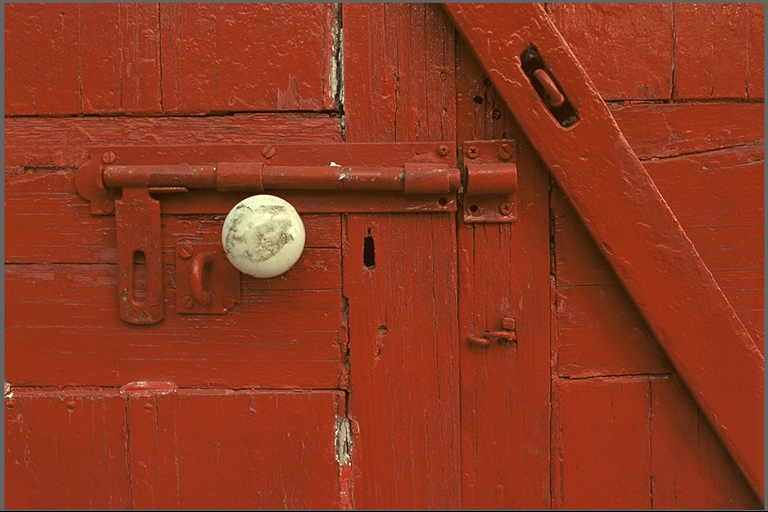
#> input picture kodim02.png, 768 x 512 px
$ python finalcode.py
#> lines starting #> are read from the running program, lines starting #| are printed output that depends on the picture; long printed decimals are rounded
# ==========================================================
# SOP1 + SOP2 + SOP3 (ENHANCED) — FAST VERSION (same logic, fixed speed)
#
# Stage 1: RGB Cube binning -> most frequent -> most distinct -> init palette
# Stage 2: Resize <=512 -> Sampling -> RGB->CIELAB -> Assign nearest -> Update means -> MSE stop
# Stage 3: ΔE76 de-duplicate (threshold=4) with reseeding from sampled pixels
#
# VIS FIX:
#   ✅ Quantized output is generated at proc_img resolution (NOT 256 preview)
#   ✅ imshow interpolation disabled (crisper display)
#   ✅ Figure size stays EXACTLY (12, 8)
# ==========================================================

from PIL import Image
import numpy as np
import matplotlib.pyplot as plt
from mpl_toolkits.mplot3d import Axes3D  # noqa: F401
import random
import math
import time
from skimage.color import rgb2lab, lab2rgb

# ----------------- PARAMETERS -----------------
IMAGE_PATH = "kodim02.png"

K = 10
CUBE_BINS = 16
COUNT_THRESHOLD = 1

SAMPLE_RATE = 0.25
MAX_ITER = 10
RANDOM_SEED = 1

PROCESS_MAX = 512

DELTA_E_THRESH = 3.5
SOP3_PASSES = 2
SOP3_CANDIDATES = 2500  # speed knob

SPHERE_POINTS = 5000

# Stage2 speed knob (prevents NxK memory blow-up on huge images)
CHUNK_SIZE = 120000  # 50k–300k depending on RAM


# ============================================================
# Helpers
# ============================================================
def resize_to_max(img, max_side=512):
    w, h = img.size
    if max(w, h) <= max_side:
        return img, False
    scale = max_side / float(max(w, h))
    new_w = int(round(w * scale))
    new_h = int(round(h * scale))
    try:
        resample = Image.Resampling.BILINEAR
    except AttributeError:
        resample = Image.BILINEAR
    return img.resize((new_w, new_h), resample), True


def rgb_list_to_lab_array(rgb_list_or_arr):
    """Accept list[(R,G,B)] or ndarray(N,3) uint8 -> lab (N,3) float32"""
    arr = np.asarray(rgb_list_or_arr, dtype=np.float32) / 255.0
    lab = rgb2lab(arr.reshape(-1, 1, 3)).reshape(-1, 3)
    return lab.astype(np.float32)


def lab_array_to_rgb_list(lab_arr):
    rgb = lab2rgb(lab_arr.reshape(-1, 1, 3)).reshape(-1, 3)
    rgb_u8 = np.clip(rgb * 255.0, 0, 255).astype(np.uint8)
    return [tuple(map(int, c)) for c in rgb_u8]


# ============================================================
# STAGE 1 — RGB CUBE (FAST vectorized)
# ============================================================
def build_rgb_cubes_fast(img, bins, count_threshold):
    arr = np.asarray(img, dtype=np.uint8)  # (H,W,3)
    pix = arr.reshape(-1, 3).astype(np.int32)  # (N,3)
    N = pix.shape[0]

    rb = (pix[:, 0] * bins) // 256
    gb = (pix[:, 1] * bins) // 256
    bb = (pix[:, 2] * bins) // 256

    cube_id = (rb * bins + gb) * bins + bb
    B3 = bins * bins * bins

    counts = np.bincount(cube_id, minlength=B3).astype(np.int32)
    sum_r = np.bincount(cube_id, weights=pix[:, 0], minlength=B3)
    sum_g = np.bincount(cube_id, weights=pix[:, 1], minlength=B3)
    sum_b = np.bincount(cube_id, weights=pix[:, 2], minlength=B3)

    mask = counts >= count_threshold
    idxs = np.nonzero(mask)[0]

    initc = []
    initn = []
    for cid in idxs:
        c = counts[cid]
        mr = int(sum_r[cid] // c)
        mg = int(sum_g[cid] // c)
        mb = int(sum_b[cid] // c)
        initc.append((mr, mg, mb))
        initn.append(int(c))

    print(f"Stage 1: Candidate colors initc = {len(initc)} (from {N:,} pixels)")
    return initc, initn


def squared_euclidean_rgb(c1, c2):
    dr = c1[0] - c2[0]
    dg = c1[1] - c2[1]
    db = c1[2] - c2[2]
    return dr*dr + dg*dg + db*db


def initial_palette_generation(initc, initn, K):
    N = len(initc)
    if N == 0:
        return []
    K = min(K, N)

    selected = [False] * N
    palette = []

    j = max(range(N), key=lambda i: initn[i])
    selected[j] = True
    palette.append(initc[j])

    while len(palette) < K:
        best_i, best_score = None, -1.0
        for i in range(N):
            if selected[i]:
                continue
            dist_i = min(squared_euclidean_rgb(initc[i], p) for p in palette)
            score = dist_i * math.sqrt(initn[i])
            if score > best_score:
                best_score, best_i = score, i
        if best_i is None:
            break
        selected[best_i] = True
        palette.append(initc[best_i])

    print(f"Stage 1: Initialized palette size = {len(palette)}")
    return palette


# ============================================================
# STAGE 2 INPUT — Sampling (Huang discrete rates)
# ============================================================
def block_sample_pixels(img, sampling_rate):
    W, H = img.size

    if abs(sampling_rate - 1.0) < 1e-9:
        sampled = np.asarray(img, dtype=np.uint8).reshape(-1, 3)
        print(f"Stage 2: Sampling rate 1.0 -> {len(sampled):,} pixels")
        return sampled

    sampled = []
    if abs(sampling_rate - 0.5) < 1e-9:
        bs, spb = 2, 2
    elif abs(sampling_rate - 0.25) < 1e-9:
        bs, spb = 2, 1
    elif abs(sampling_rate - 0.125) < 1e-9:
        bs, spb = 4, 2
    elif abs(sampling_rate - 0.0625) < 1e-9:
        bs, spb = 4, 1
    elif abs(sampling_rate - 0.03125) < 1e-9:
        bs, spb = 8, 2
    else:
        print(f"Stage 2: Sampling rate {sampling_rate} not in Huang set -> random sampling")
        for y in range(H):
            for x in range(W):
                if random.random() < sampling_rate:
                    sampled.append(img.getpixel((x, y)))
        sampled = np.asarray(sampled, dtype=np.uint8).reshape(-1, 3)
        print(f"Stage 2: Random sampled -> {len(sampled):,} pixels")
        return sampled

    for by in range(0, H, bs):
        for bx in range(0, W, bs):
            coords = [(x, y)
                      for y in range(by, min(by + bs, H))
                      for x in range(bx, min(bx + bs, W))]
            if not coords:
                continue
            chosen = random.sample(coords, min(spb, len(coords)))
            for (x, y) in chosen:
                sampled.append(img.getpixel((x, y)))

    sampled = np.asarray(sampled, dtype=np.uint8).reshape(-1, 3)
    eff = len(sampled) / float(W * H)
    print(f"Stage 2: Block sampling rate={sampling_rate} -> {len(sampled):,} pixels (eff~{eff:.5f})")
    return sampled


# ============================================================
# STAGE 2 — Fast K-Means in CIELAB (FAST chunked assignment)
# ============================================================
def init_centroids_from_palette_lab(palette_rgb):
    return rgb_list_to_lab_array(palette_rgb).astype(np.float32)


def fast_kmeans_refine_lab_fast(sampled_rgb_u8, initial_palette_rgb, max_iter=10, chunk_size=120000):
    if sampled_rgb_u8 is None or len(sampled_rgb_u8) == 0:
        return initial_palette_rgb, [], None, None, None

    sampled_lab = rgb_list_to_lab_array(sampled_rgb_u8)
    N = sampled_lab.shape[0]

    centroids = init_centroids_from_palette_lab(initial_palette_rgb)
    Kc = centroids.shape[0]

    mse_hist = []
    prev_mse = None
    last_counts = None

    for it in range(max_iter):
        counts = np.zeros(Kc, dtype=np.int32)
        sums = np.zeros((Kc, 3), dtype=np.float64)
        mse_sum = 0.0

        for start in range(0, N, chunk_size):
            end = min(start + chunk_size, N)
            chunk = sampled_lab[start:end]

            diff = chunk[:, None, :] - centroids[None, :, :]
            d2 = np.sum(diff * diff, axis=2)
            labels = np.argmin(d2, axis=1)
            min_d2 = d2[np.arange(len(chunk)), labels]

            mse_sum += float(np.sum(min_d2))

            counts += np.bincount(labels, minlength=Kc).astype(np.int32)
            for ch in range(3):
                sums[:, ch] += np.bincount(labels, weights=chunk[:, ch], minlength=Kc)

        mse = mse_sum / float(N)
        mse_hist.append(mse)
        print(f"[Stage2-Lab] Iter {it}: MSE_Lab = {mse:.2f}")

        if prev_mse is not None and mse >= prev_mse:
            break
        prev_mse = mse

        mask = counts > 0
        centroids[mask] = (sums[mask] / counts[mask, None]).astype(np.float32)

        lens = np.sum(centroids * centroids, axis=1)
        order = np.argsort(lens)
        centroids = centroids[order]
        counts = counts[order]
        last_counts = counts.copy()

    final_palette_rgb = lab_array_to_rgb_list(centroids)
    return final_palette_rgb, mse_hist, centroids, last_counts, sampled_lab


# ============================================================
# SOP3 — ΔE de-dup + reseed
# ============================================================
def delta_e76_matrix(lab_arr):
    diff = lab_arr[:, None, :] - lab_arr[None, :, :]
    d2 = np.sum(diff * diff, axis=2)
    return np.sqrt(np.maximum(d2, 0.0))


# [18 lines left out: function pick_reseed_candidate, not called in this run]


def enforce_perceptual_separation(sampled_lab, palette_lab, counts, thresh=4.0, passes=2, max_candidates=2000):
    pal = palette_lab.copy()
    cnt = counts.copy() if counts is not None else np.ones((pal.shape[0],), dtype=np.int32)

    for _ in range(passes):
        de = delta_e76_matrix(pal)
        np.fill_diagonal(de, np.inf)

        i, j = np.unravel_index(np.argmin(de), de.shape)
        min_de = float(de[i, j])
        if min_de >= thresh:
            break

        keep, drop = (i, j) if cnt[i] >= cnt[j] else (j, i)
        pal[drop] = pick_reseed_candidate(sampled_lab, pal, max_candidates=max_candidates)
        cnt[drop] = 0

    return pal


# ============================================================
# VISUALS (CRISP + ACCURATE)
# ============================================================
def make_swatch_image(palette_rgb, swatch_h=70, w_per=50):
    img = Image.new("RGB", (w_per * len(palette_rgb), swatch_h))
    for i, c in enumerate(palette_rgb):
        c = tuple(map(int, c))
        for x in range(i * w_per, (i + 1) * w_per):
            for y in range(swatch_h):
                img.putpixel((x, y), c)
    return img


def quantize_lab_image_fullres(img, palette_rgb, chunk_size=120000):
    """
    Quantize at img resolution using Lab nearest centroid (chunked).
    Returns PIL image same size as img.
    """
    arr_rgb = np.asarray(img, dtype=np.float32) / 255.0  # (H,W,3)
    lab_img = rgb2lab(arr_rgb).astype(np.float32)

    H, W = lab_img.shape[:2]
    lab_flat = lab_img.reshape(-1, 3)

    pal_lab = rgb_list_to_lab_array(palette_rgb).astype(np.float32)
    pal_rgb = np.asarray(palette_rgb, dtype=np.uint8)

    out_flat = np.empty((lab_flat.shape[0], 3), dtype=np.uint8)

    for start in range(0, lab_flat.shape[0], chunk_size):
        end = min(start + chunk_size, lab_flat.shape[0])
        chunk = lab_flat[start:end]
        d2 = np.sum((chunk[:, None, :] - pal_lab[None, :, :]) ** 2, axis=2)
        idx = np.argmin(d2, axis=1)
        out_flat[start:end] = pal_rgb[idx]

    out = out_flat.reshape(H, W, 3)
    return Image.fromarray(out)


def plot_lab_sphere(ax, pixels_rgb, title, max_points=5000):
    pts = np.asarray(pixels_rgb, dtype=np.uint8)
    if len(pts) > max_points:
        idx = np.random.choice(len(pts), max_points, replace=False)
        pts = pts[idx]

    lab = rgb2lab((pts.astype(np.float32) / 255.0).reshape(-1, 1, 3)).reshape(-1, 3)
    L, a, b = lab[:, 0], lab[:, 1], lab[:, 2]

    ax.set_xlim(-128, 128)
    ax.set_ylim(-128, 128)
    ax.set_zlim(0, 100)
    ax.set_xlabel("a* (green ↔ red)")
    ax.set_ylabel("b* (blue ↔ yellow)")
    ax.set_zlabel("L* (lightness)")
    ax.set_title(title)

    theta = np.linspace(0, 2 * np.pi, 200)
    r = 80
    ax.plot(r*np.cos(theta), r*np.sin(theta), np.full_like(theta, 50),
            linestyle="--", linewidth=1)
    ax.plot([0, 0], [0, 0], [0, 100], color="black", linewidth=2)

    ax.scatter(a, b, L, c=pts.astype(np.float32) / 255.0, s=2, alpha=0.6)


# ============================================================
# MAIN
# ============================================================
if __name__ == "__main__":
    random.seed(RANDOM_SEED)
    np.random.seed(RANDOM_SEED)

    t_total0 = time.perf_counter()

    orig = Image.open(IMAGE_PATH).convert("RGB")
#> orig is the input picture: PIL image 768x512 RGB; mean R, G, B 142.9, 56.4, 31.2
    pixels_all = np.asarray(orig, dtype=np.uint8).reshape(-1, 3)

    # ---------- STAGE 1 ----------
    t_s10 = time.perf_counter()
    initc, initn = build_rgb_cubes_fast(orig, CUBE_BINS, COUNT_THRESHOLD)
#> in build_rgb_cubes_fast, `counts = np.bincount(cube_id, minlength=B3).astype(np.int32)`: counts = 4096 values, max 160741 at index 2353, min 0 at index 1, mean 96
#> in build_rgb_cubes_fast, `sum_r = np.bincount(cube_id, weights=pix[:, 0], minlength=B3)`: sum_r = 4096 values, max 24509659 at index 2353, min 0 at index 0, mean 13714.2
#> in build_rgb_cubes_fast, `sum_g = np.bincount(cube_id, weights=pix[:, 1], minlength=B3)`: sum_g = 4096 values, max 8302937 at index 2353, min 0 at index 0, mean 5410.9
#> in build_rgb_cubes_fast, `sum_b = np.bincount(cube_id, weights=pix[:, 2], minlength=B3)`: sum_b = 4096 values, max 3978353 at index 2353, min 0 at index 0, mean 2996.1
#> in build_rgb_cubes_fast, `idxs = np.nonzero(mask)[0]`: idxs = 247 values from 0 to 4095
#> the loop in build_rgb_cubes_fast, `for cid in idxs:` made 247 passes
#> (cid, c, mr, mg, mb) on passes 2 to 4: (256, 50, 29, 8, 1), (512, 671, 37, 12, 1), (528, 1437, 41, 20, 4)
#> after the loop in build_rgb_cubes_fast, `for cid in idxs:`: initc = 247 items, first 6: (0, 0, 0), (29, 8, 1), (37, 12, 1), (41, 20, 4), (46, 29, 16), (53, 12, 0); initn = 247 values, max 160741 at index 91, min 1 at index 20, mean 1592
#| Stage 1: Candidate colors initc = 247 (from 393,216 pixels)
    initialized_palette = initial_palette_generation(initc, initn, K=K)
#> in initial_palette_generation, `N = len(initc)`: N = 247
#> in initial_palette_generation, `K = min(K, N)`: K = 10
#> in initial_palette_generation, `selected = [False] * N`: selected = 247 items, first 6: False, False, False, False, False, False
#> in initial_palette_generation, `j = max(range(N), key=lambda i: initn[i])`: j = 91
#> the loop in initial_palette_generation, `while len(palette) < K:` made 9 passes
#| Stage 1: Initialized palette size = 10
    t_s11 = time.perf_counter()
    stage1_time = t_s11 - t_s10

    # ---------- STAGE 2 ----------
    proc_img, resized = resize_to_max(orig, PROCESS_MAX)
    pw, ph = proc_img.size
    sampled_pixels = block_sample_pixels(proc_img, SAMPLE_RATE)
#| Stage 2: Block sampling rate=0.25 -> 43,776 pixels (eff~0.2507)

    print("\nStage 2: RGB→CIELAB, Assign Nearest, Update Means, MSE Stop... (FAST)")
    t_s20 = time.perf_counter()
    stage2_palette_rgb, mse_hist, stage2_palette_lab, stage2_counts, sampled_lab = fast_kmeans_refine_lab_fast(
        sampled_pixels, initialized_palette, max_iter=MAX_ITER, chunk_size=CHUNK_SIZE
    )
    t_s21 = time.perf_counter()
    stage2_time = t_s21 - t_s20

    final_mse = mse_hist[-1] if mse_hist else 0.0

    # ---------- STAGE 3 ----------
    if stage2_palette_lab is not None:
        fixed_palette_lab = enforce_perceptual_separation(
            sampled_lab=sampled_lab,
            palette_lab=stage2_palette_lab,
            counts=stage2_counts,
            thresh=DELTA_E_THRESH,
            passes=SOP3_PASSES,
            max_candidates=SOP3_CANDIDATES
        )
        final_palette_rgb = lab_array_to_rgb_list(fixed_palette_lab)
        print(f"[SOP3] Applied perceptual separation: ΔE76 threshold = {DELTA_E_THRESH}")
    else:
        final_palette_rgb = stage2_palette_rgb

    t_total1 = time.perf_counter()
    total_time = t_total1 - t_total0

    print("\n====================")
    print(f"ENH Total Runtime: {total_time:.4f}s")
    print(f"Stage1 Runtime:    {stage1_time:.4f}s")
    print(f"Stage2 Runtime:    {stage2_time:.4f}s")
    print(f"Final MSE_Lab:     {final_mse:.2f}")
#| Final MSE_Lab:     16.55
    print("====================\n")

    # ---------- VISUALS (ACCURATE + CRISP) ----------
    quant = quantize_lab_image_fullres(proc_img, final_palette_rgb, chunk_size=CHUNK_SIZE)
#> in quantize_lab_image_fullres, `out = out_flat.reshape(H, W, 3)`:
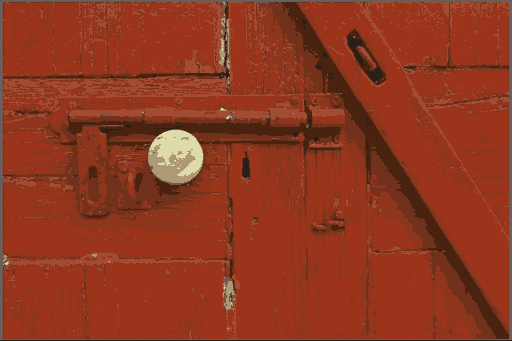
#> out: shape (341, 512, 3); mean of channels 0, 1, 2 142.5, 55.8, 31.2; drawn as R, G, B
    swatch = make_swatch_image(final_palette_rgb)
#> the loop in make_swatch_image, `for i, c in enumerate(palette_rgb):` made 10 passes
#> c on passes 1 to 8: (40, 30, 26), (73, 35, 15), (102, 97, 95), (122, 84, 70), (114, 49, 26), (142, 54, 29), (163, 76, 52), (155, 52, 26)
#> after the loop in make_swatch_image, `for i, c in enumerate(palette_rgb):`:
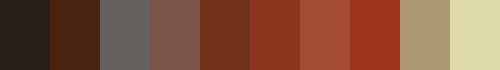
#> img: PIL image 500x70 RGB; mean R, G, B 130.6, 84.9, 62.6

    # ✅ KEEP FIGURE SIZE EXACTLY LIKE YOURS
    fig = plt.figure(figsize=(12, 8))
    gs = fig.add_gridspec(2, 2, height_ratios=[3, 2], hspace=0.35, wspace=0.25)

    fig.suptitle(
        f"ENHANCED SOP1+SOP2+SOP3 | Total={total_time:.4f}s | Stage1={stage1_time:.4f}s | Stage2={stage2_time:.4f}s\n"
        f"MSE_Lab={final_mse:.2f} | K={K} | Proc={pw}×{ph} | SampleRate={SAMPLE_RATE} | ΔE≥{DELTA_E_THRESH}",
        fontsize=12, fontweight="bold"
    )

    ax1 = fig.add_subplot(gs[0, 0])
    ax1.imshow(orig, interpolation="nearest")
    ax1.set_title("Original image (input)")
    ax1.axis("off")

    ax2 = fig.add_subplot(gs[0, 1])
    ax2.imshow(quant, interpolation="nearest")
    ax2.set_title("Quantized Output")
    ax2.axis("off")

    ax3 = fig.add_subplot(gs[1, 0], projection="3d")
    plot_lab_sphere(ax3, pixels_all, "CIELAB Sphere (a*, b*, L*)", max_points=SPHERE_POINTS)

    ax4 = fig.add_subplot(gs[1, 1])
    ax4.imshow(np.asarray(swatch, dtype=np.uint8), interpolation="nearest")
    ax4.set_title("Final palette swatch (RGB view)")
    ax4.axis("off")

    plt.tight_layout()
    plt.show()
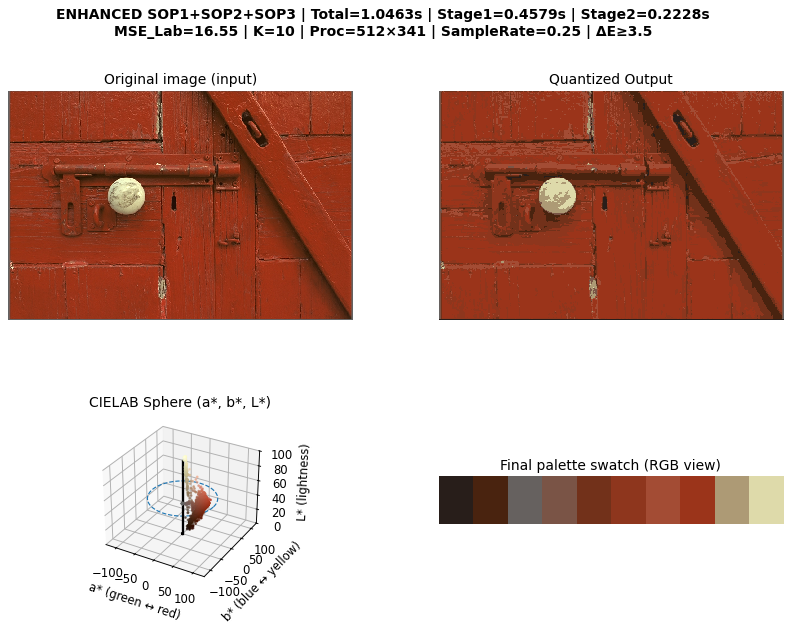
#> figure drawn by matplotlib, 4 panels

$ run again, with kodim01.png copied over kodim02.png
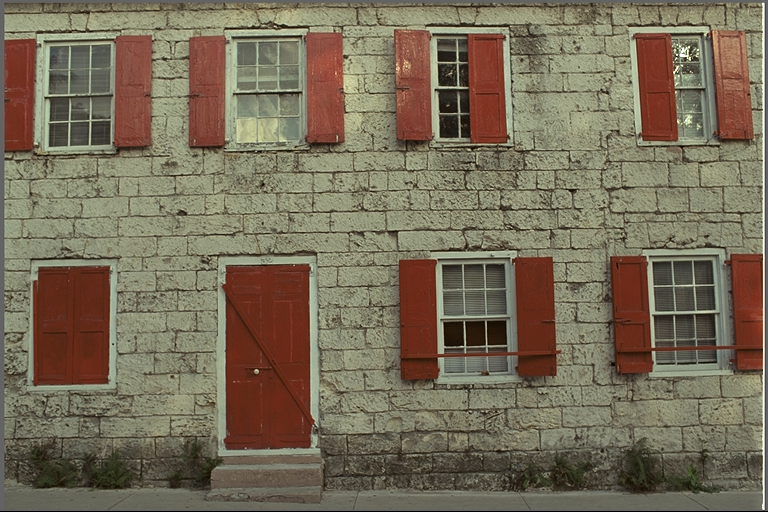
#> input picture kodim01.png, 768 x 512 px
#> orig is the input picture: PIL image 768x512 RGB; mean R, G, B 119.8, 108.7, 88.4
#> counts = 4096 values, max 32709 at index 2455, min 0 at index 1, mean 96
#> sum_r = 4096 values, max 4874556 at index 2455, min 0 at index 1, mean 11497.1
#> sum_g = 4096 values, max 4921309 at index 2455, min 0 at index 1, mean 10439.6
#> sum_b = 4096 values, max 4011915 at index 2455, min 0 at index 1, mean 8485.1
#> idxs = 273 values from 0 to 4095
#> the loop in build_rgb_cubes_fast, `for cid in idxs:` made 273 passes
#> (cid, c, mr, mg, mb) on passes 2 to 4: (256, 295, 22, 12, 1), (272, 1353, 27, 21, 8), (273, 243, 29, 25, 17)
#> after the loop in build_rgb_cubes_fast, `for cid in idxs:`: initc = 273 items, first 6: (0, 0, 0), (22, 12, 1), (27, 21, 8), (29, 25, 17), (30, 32, 13), (30, 32, 19); initn = 273 values, max 32709 at index 150, min 1 at index 14, mean 1440.4
#| Stage 1: Candidate colors initc = 273 (from 393,216 pixels)
#> in initial_palette_generation, `N = len(initc)`: N = 273
#> K = 10
#> selected = 273 items, first 6: False, False, False, False, False, False
#> j = 150
#> the loop in initial_palette_generation, `while len(palette) < K:` made 9 passes
#| Stage 1: Initialized palette size = 10
#| Stage 2: Block sampling rate=0.25 -> 43,776 pixels (eff~0.2507)
#| Final MSE_Lab:     22.03
#> lab_img: shape (341, 512, 3) float32; mean of channels 0, 1, 2 46.3, 1.5, 13.6
#> the loop in make_swatch_image, `for i, c in enumerate(palette_rgb):` made 10 passes
#> c on passes 1 to 8: (40, 32, 24), (57, 52, 39), (81, 75, 61), (103, 45, 28), (103, 100, 85), (136, 79, 63), (126, 124, 102), (145, 146, 120)
#> after the loop in make_swatch_image, `for i, c in enumerate(palette_rgb):`:
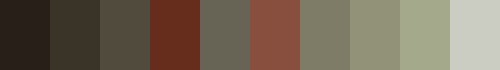
#> img: PIL image 500x70 RGB; mean R, G, B 115.8, 102.6, 85.6
#> `plt.show()`:
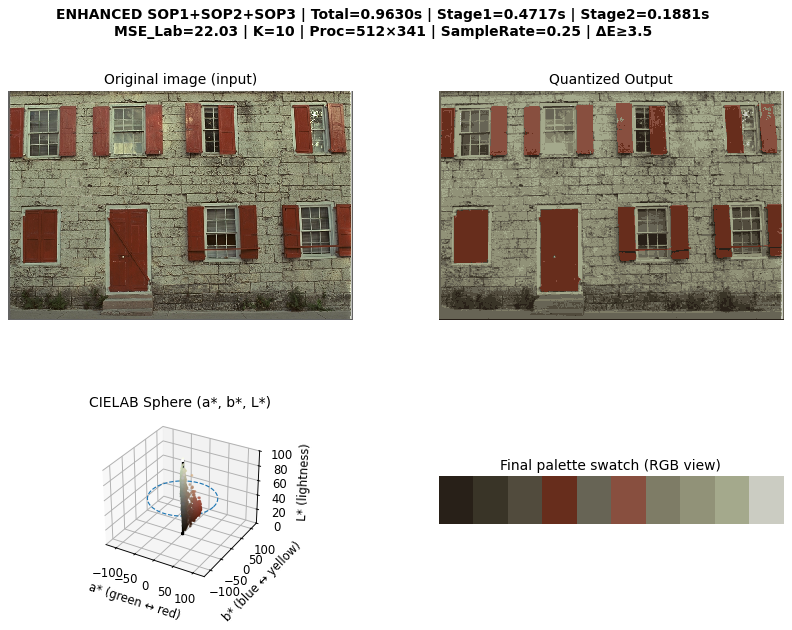
#> figure drawn by matplotlib, 4 panels
